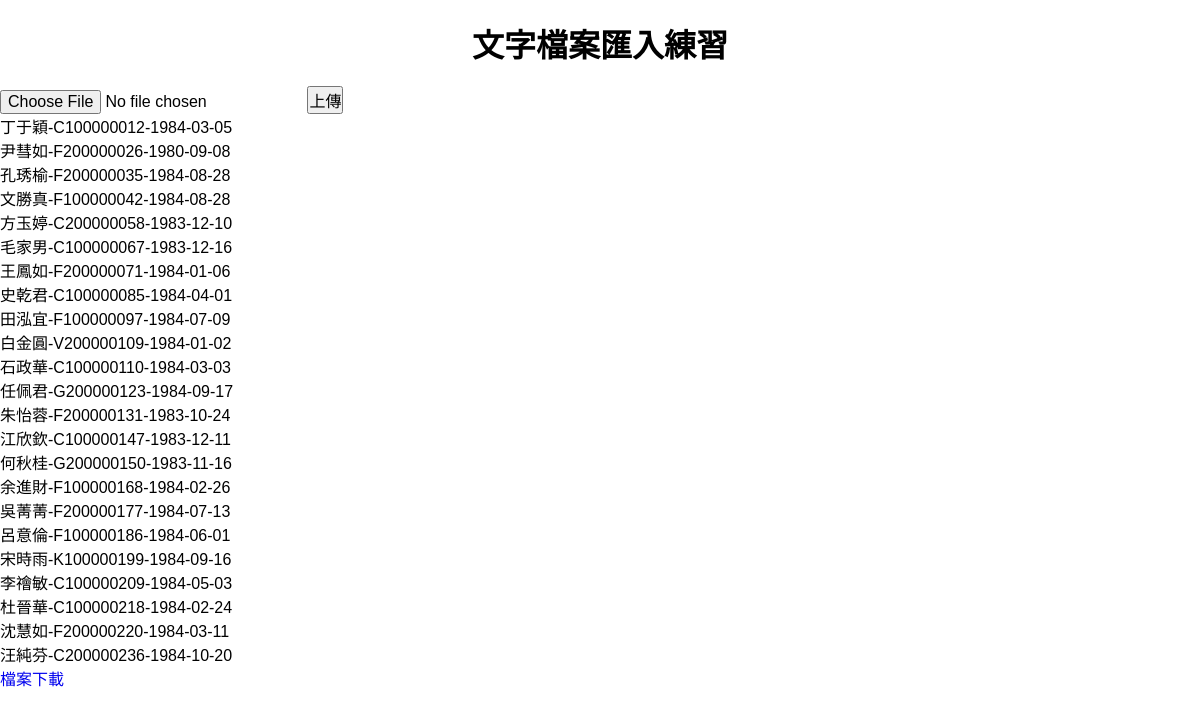
The page /text-import.php on the database its author committed.
### tables this page shows
CREATE TABLE `students` (
  `id` int(11) NOT NULL,
  `name` text NOT NULL,
  `no` text NOT NULL,
  `birthday` text NOT NULL
);

### api/base.php (called while the page is built, shortened)
<?php
$dsn="mysql:host=localhost;charset=utf8;dbname=file";
$pdo=new PDO($dsn,'root','');
function all($table,...$args){
    global $pdo;
    $sql="select * from $table ";
    if(isset($args[0])){
        if(is_array($args[0])){
            foreach($args[0] as $key => $value){
                $tmp[]="`$key`='$value'";
            }
            $sql=$sql ." WHERE ". join(" && " ,$tmp);
        }else{
            $sql=$sql . $args[0];
        }
    }
    return $pdo->query($sql)->fetchAll(PDO::FETCH_ASSOC);
}
?>

### text-import.php (the view, shortened to what this page needs)
<?php
include_once "./api/base.php";
?>
<!DOCTYPE html>
<html lang="en">
<head>
  <link rel="stylesheet" href="style.css">
</head>
<body>
  <h1 class="header">文字檔案匯入練習</h1>
  <form action="?" method='post' enctype="multipart/form-data">
    <input type="file" name="doc" id="doc">
    <input type="submit" value="上傳">
  </form>
  <?php
  $rows = all('students');
  foreach ($rows as $row) {
    echo $row['name'] . "-" . $row['no'] . "-" . $row['birthday'];
    echo "<br>";
  }
  ?>
  <a href='export.csv' download>檔案下載</a>
</body>
</html>

### style.css (style rules this page uses)
* { font-family: "微軟正黑體",Arial, Helvetica, sans-serif; font-size:16px; padding:0; margin:0; list-style-type: none; box-sizing: border-box; text-decoration: none; }
.header { margin:10px auto; padding:10px; text-align: center; font-size:32px; }

### rows shown on the page
students: name "丁于穎", no "C100000012", birthday "1984-03-05"
students: name "尹彗如", no "F200000026", birthday "1980-09-08"
students: name "孔琇榆", no "F200000035", birthday "1984-08-28"
students: name "文勝真", no "F100000042", birthday "1984-08-28"
students: name "方玉婷", no "C200000058", birthday "1983-12-10"
students: name "毛家男", no "C100000067", birthday "1983-12-16"
students: name "王鳳如", no "F200000071", birthday "1984-01-06"
students: name "史乾君", no "C100000085", birthday "1984-04-01"
students: name "田泓宜", no "F100000097", birthday "1984-07-09"
students: name "白金圓", no "V200000109", birthday "1984-01-02"
students: name "石政華", no "C100000110", birthday "1984-03-03"
students: name "任佩君", no "G200000123", birthday "1984-09-17"
students: name "朱怡蓉", no "F200000131", birthday "1983-10-24"
students: name "江欣欽", no "C100000147", birthday "1983-12-11"
students: name "何秋桂", no "G200000150", birthday "1983-11-16"
students: name "余進財", no "F100000168", birthday "1984-02-26"
students: name "吳菁菁", no "F200000177", birthday "1984-07-13"
students: name "呂意倫", no "F100000186", birthday "1984-06-01"
students: name "宋時雨", no "K100000199", birthday "1984-09-16"
students: name "李禬敏", no "C100000209", birthday "1984-05-03"
students: name "杜晉華", no "C100000218", birthday "1984-02-24"
students: name "沈慧如", no "F200000220", birthday "1984-03-11"
students: name "汪純芬", no "C200000236", birthday "1984-10-20"
